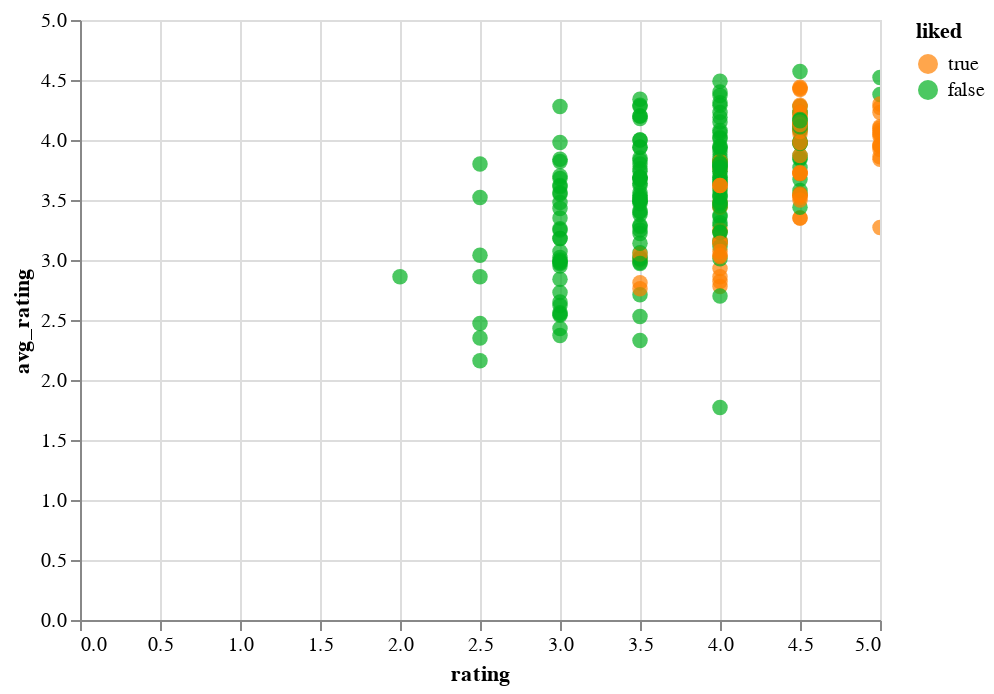

This figure's notebook cell:
### Code cell
alt.Chart(df_rating_merged).mark_circle(size=60).encode(
    x='rating:Q',
    y='avg_rating:Q',
    color=alt.Color('liked', scale=alt.Scale(domain=[True, False], range=["#ff8000", "#00b020"])),
    tooltip=['title', 'year', 'rating', 'avg_rating', 'difference']
).interactive()

### Figure 1 — Vega-Lite specification as saved in the notebook (floating-point values rounded to 4 significant figures; data arrays with more than 128 entries replaced by an {"elided": "..."} marker saying what was removed)
{"config": {"view": {"continuousWidth": 400, "continuousHeight": 300}}, "data": {"name": "data-470eca407357a380b21914f180e3b0f7"}, "mark": {"type": "circle", "size": 60}, "encoding": {"color": {"field": "liked", "scale": {"domain": [true, false], "range": ["#ff8000", "#00b020"]}, "type": "nominal"}, "tooltip": [{"field": "title", "type": "nominal"}, {"field": "year", "type": "nominal"}, {"field": "rating", "type": "quantitative"}, {"field": "avg_rating", "type": "nominal"}, {"field": "difference", "type": "quantitative"}], "x": {"field": "rating", "type": "quantitative"}, "y": {"field": "avg_rating", "type": "quantitative"}}, "selection": {"selector001": {"type": "interval", "bind": "scales", "encodings": ["x", "y"]}}, "$schema": "https://vega.github.io/schema/vega-lite/v4.17.0.json", "datasets": {"data-470eca407357a380b21914f180e3b0f7": {"elided": "235 records"}}}
